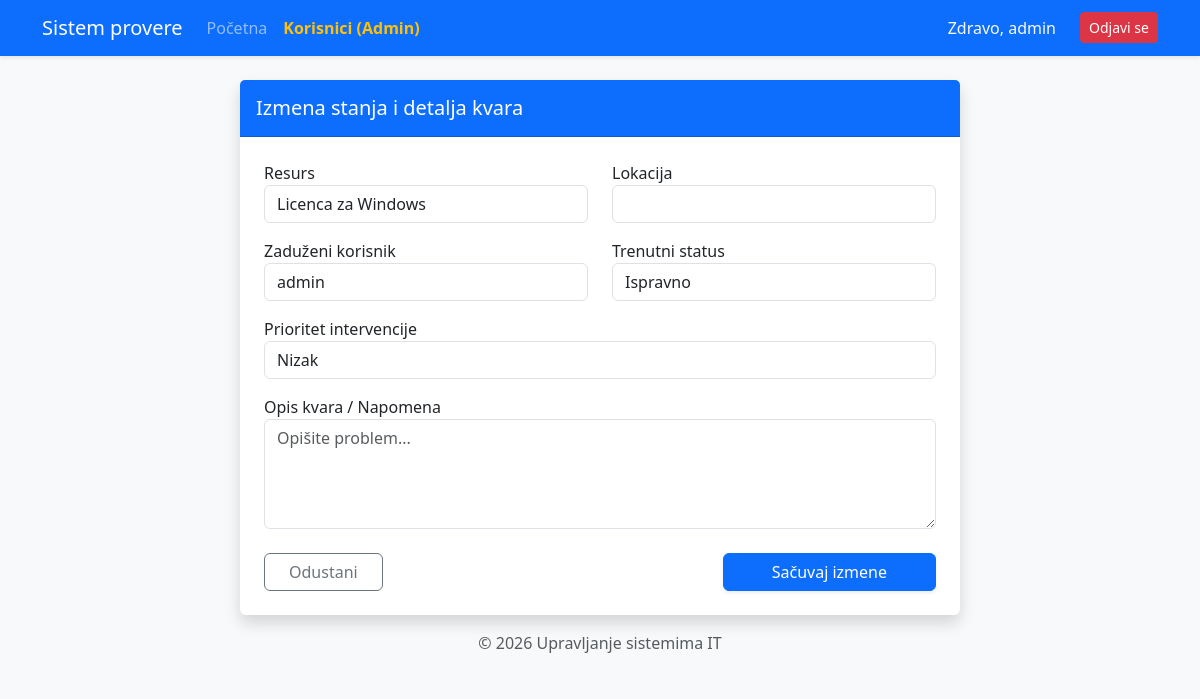
The page /izmeni-stanje/25 (signed in) on the database as committed earlier.
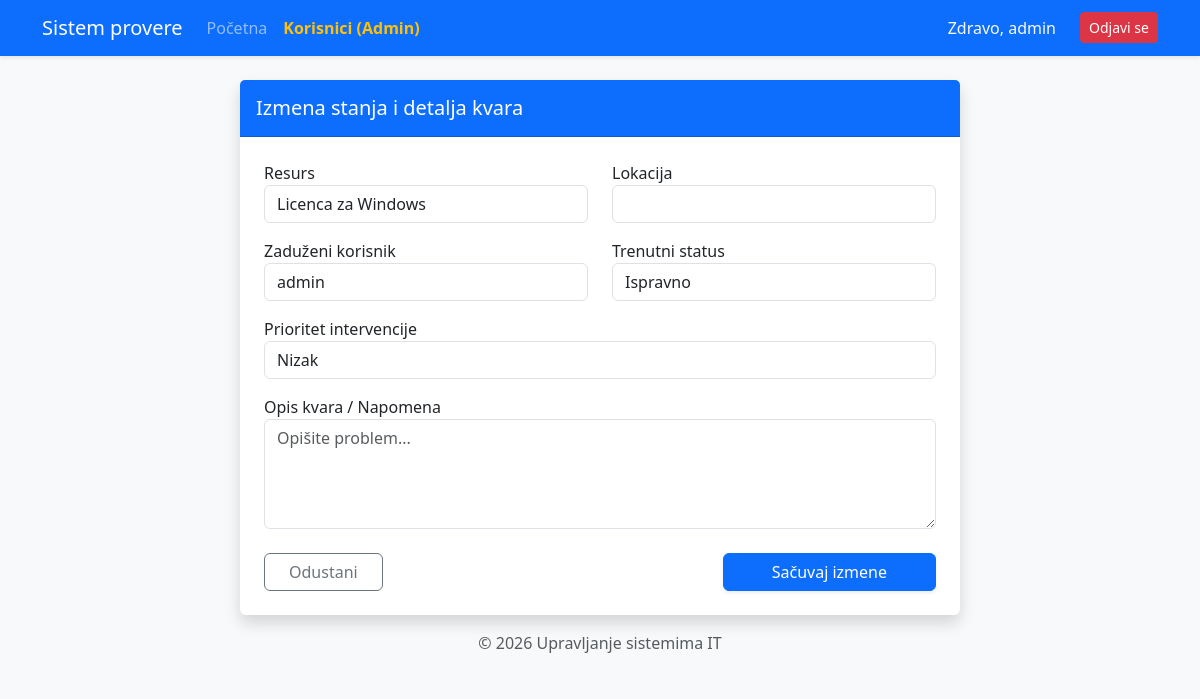
The same page on the database as committed later.
### alchemy_classes.py (models this page shows)
class StatusResursa(db.Model):
    __tablename__ = "status_resursa"
    id: Mapped[int] = mapped_column(Integer, primary_key=True)
    resurs_id: Mapped[int] = mapped_column(ForeignKey("resurs.id"), nullable=False)
    lokacija_id: Mapped[int] = mapped_column(ForeignKey("lokacija.id"), nullable=False)
    korisnik_id: Mapped[int] = mapped_column(ForeignKey("user.id"), nullable=False) # VEZA SA KORISNIKOM!
    kolicina: Mapped[int] = mapped_column(Integer, default=1)
    status_kvara: Mapped[str] = mapped_column(String(50))
    prioritet: Mapped[str] = mapped_column(String(20))
    opis_problema: Mapped[str] = mapped_column(String(50), nullable=True)
    datum_prijave: Mapped[datetime] = mapped_column(DateTime, default=datetime.utcnow)
    resurs: Mapped["Resurs"] = relationship("Resurs", back_populates="statusi")
    lokacija: Mapped["Lokacija"] = relationship("Lokacija", back_populates="izvestaji")
    korisnik: Mapped["User"] = relationship("User", back_populates="zaduzeni_statusi")

class Resurs(db.Model):
    __tablename__ = "resurs"
    id: Mapped[int] = mapped_column(Integer, primary_key=True)
    naziv: Mapped[str] = mapped_column(String(100), nullable=False)
    tip: Mapped[str] = mapped_column(String(50))
    serijski_broj: Mapped[str] = mapped_column(String(100), unique=True)
    godina_nabavke: Mapped[int] = mapped_column(Integer)
    statusi: Mapped[list["StatusResursa"]] = relationship("StatusResursa", back_populates="resurs")

### main.py (the view, shortened to what this page needs)
@app.route('/izmeni-stanje/<int:stanje_id>', methods=['GET', 'POST'])
@login_required
def izmeni_stanje(stanje_id):
    stanje = StatusResursa.query.get_or_404(stanje_id)
    svi_resursi = Resurs.query.all()
    sve_lokacije = Lokacija.query.all()
    svi_korisnici = User.query.all()
    return render_template('izmeni_stanje.html',
                           stanje=stanje,
                           resursi=svi_resursi,
                           lokacije=sve_lokacije,
                           korisnici=svi_korisnici)

### main.py (called while the page is built)
@login_manager.user_loader
def load_user(user_id):
    return db.get_or_404(User, user_id)

### templates/izmeni_stanje.html (shortened to what this page needs)
{% extends "base.html" %}
{% block content %}
<div class="container mt-4">
    <div class="row justify-content-center">
        <div class="col-md-8">
            <div class="card shadow border-0">
                <div class="card-header bg-primary text-white py-3">
                    <h5 class="mb-0"> Izmena stanja i detalja kvara</h5>
                </div>
                <div class="card-body p-4">
                    <form method="POST">
                        <div class="row">
                            <div class="col-md-6 mb-3">
                                <label class="font-weight-bold">Resurs</label>
                                <select name="resurs_id" class="form-control">
                                    {% for r in resursi %}
                                    <option value="{{ r.id }}" {% if r.id == stanje.resurs_id %}selected{% endif %}>{{ r.naziv }}</option>
                                    {% endfor %}
                                </select>
                            </div>
                            <div class="col-md-6 mb-3">
                                <label class="font-weight-bold">Lokacija</label>
                                <select name="lokacija_id" class="form-control">
                                    {% for l in lokacije %}
                                    <option value="{{ l.id }}" {% if l.id == stanje.lokacija_id %}selected{% endif %}>{{ l.ime_lokacije }}</option>
                                    {% endfor %}
                                </select>
                            </div>
                        </div>
                        <div class="row">
                            <div class="col-md-6 mb-3">
                                <label class="font-weight-bold">Zaduženi korisnik</label>
                                <select name="user_id" class="form-control">
                                    {% for u in korisnici %}
                                    <option value="{{ u.id }}" {% if u.id == stanje.user_id %}selected{% endif %}>{{ u.username }}</option>
                                    {% endfor %}
                                </select>
                            </div>
                            <div class="col-md-6 mb-3">
                                <label class="font-weight-bold">Trenutni status</label>
                                <select name="status_kvara" class="form-control">
                                    <option value="Ispravno" {% if stanje.status_kvara == 'Ispravno' %}selected{% endif %}>Ispravno</option>
                                </select>
                            </div>
                        </div>
                        <div class="mb-3">
                            <label class="font-weight-bold">Prioritet intervencije</label>
                            <select name="prioritet" class="form-control">
                                <option value="Nizak" {% if stanje.prioritet == 'Nizak' %}selected{% endif %}>Nizak</option>
                            </select>
                        </div>
                        <div class="mb-4">
                            <label class="font-weight-bold">Opis kvara / Napomena</label>
                            <textarea name="opis_stanja" class="form-control" rows="4" placeholder="Opišite problem...">{{ stanje.opis_stanja }}</textarea>
                        </div>
                        <div class="d-flex justify-content-between">
                            <a href="{{ url_for('home') }}" class="btn btn-outline-secondary px-4">Odustani</a>
                            <button type="submit" class="btn btn-primary px-5 shadow-sm">Sačuvaj izmene</button>
                        </div>
                    </form>
                </div>
            </div>
        </div>
    </div>
</div>
{% endblock %}

Rows that differ between the two databases and show on the page:
changed StatusResursa "Licenca za Windows": status_kvara (not shown) → "Ispravno"; prioritet (not shown) → "Nizak"
Other text that changed with them:
form field status_kvara: "Ispravno" → (not shown)
form field prioritet: "Nizak" → (not shown)
